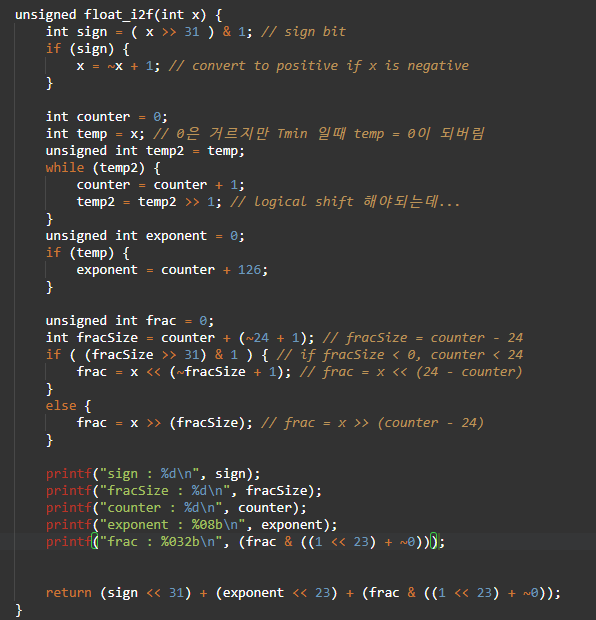
#> input picture assets/img/1.png, 596 x 620 px, found by its file name
$ python jjamtong.py
#> lines starting #> are read from the running program, lines starting #| are printed output that depends on the picture
from PIL import Image
import os

base_dir = os.path.dirname(__file__)
path_img = os.path.join(base_dir, 'img', '1.png')
img = Image.open(path_img)
#> img is the input picture: PIL image 596x620 RGBA; mean R, G, B, A 57.1, 56.3, 55.2, 255

print(img.size)
#| (596, 620)
w, h = img.size
#> w = 596; h = 620
img_small = img.resize((round(w*0.5), round(h*0.5)))
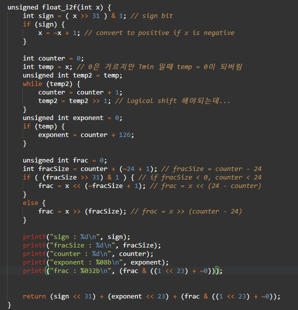
#> img_small: PIL image 298x310 RGBA; mean R, G, B, A 57, 56.3, 55.2, 255
print(img_small.size)
#| (298, 310)

print(int(26.5))

$ run again, with assets/img/3.png copied over assets/img/1.png
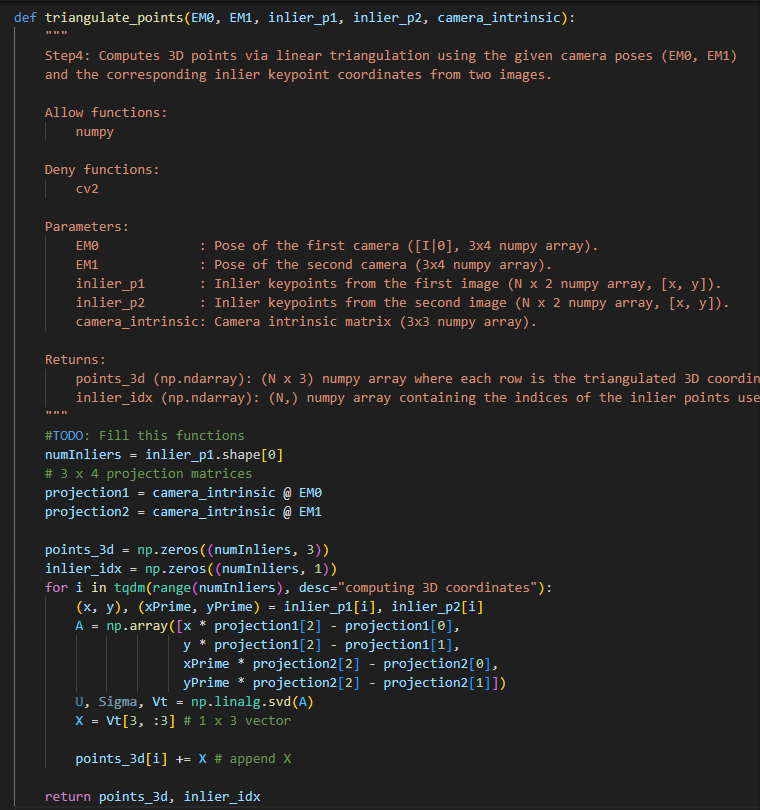
#> input picture assets/img/3.png, 760 x 810 px, found by its file name
#> img is the input picture: PIL image 760x810 RGBA; mean R, G, B, A 37.7, 37.2, 36.8, 255
#| (760, 810)
#> `img_small = img.resize((round(w*0.5), round(h*0.5)))`:
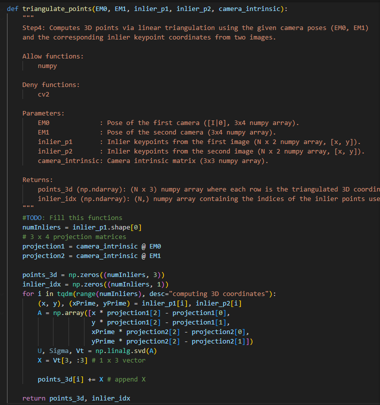
#> img_small: PIL image 380x405 RGBA; mean R, G, B, A 37.7, 37.2, 36.8, 255
#| (380, 405)

$ run again, with assets/img/4.png copied over assets/img/1.png
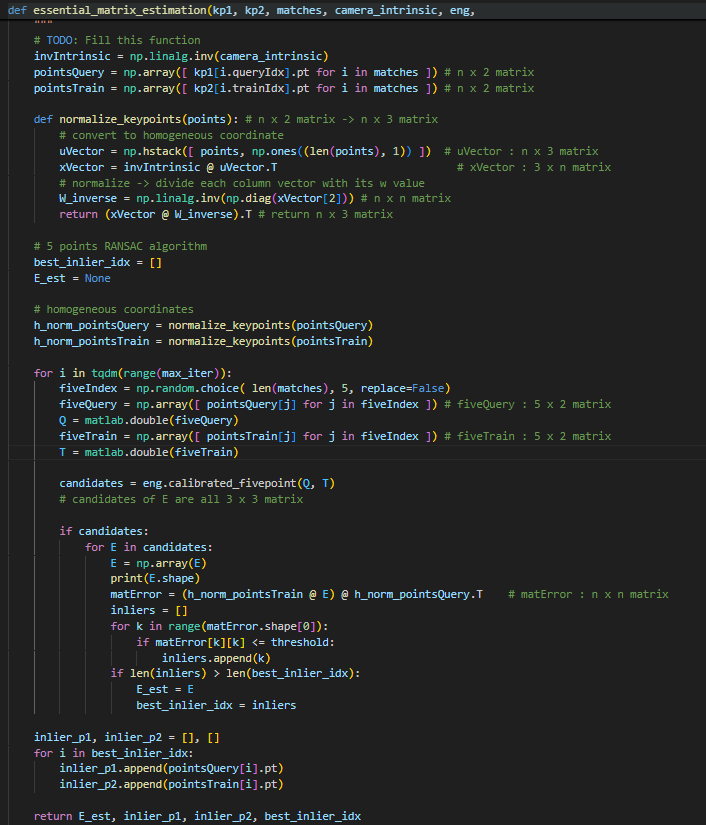
#> input picture assets/img/4.png, 706 x 825 px, found by its file name
#> img is the input picture: PIL image 706x825 RGBA; mean R, G, B, A 36.6, 38.8, 38.5, 255
#| (706, 825)
#> `img_small = img.resize((round(w*0.5), round(h*0.5)))`:
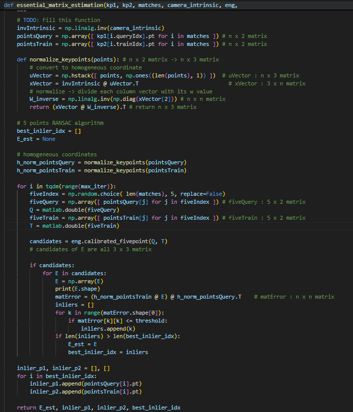
#> img_small: PIL image 353x412 RGBA; mean R, G, B, A 36.6, 38.8, 38.5, 255
#| (353, 412)
